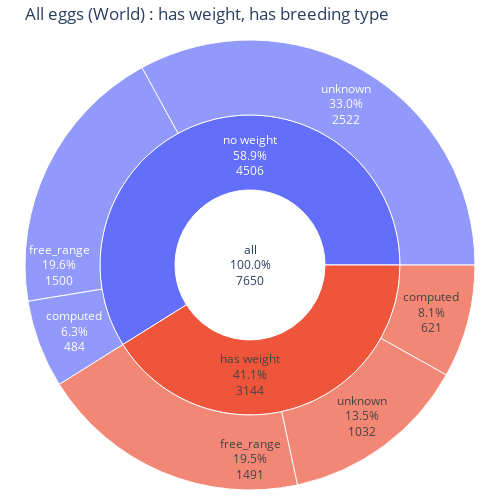

Notebook code cell kept with this figure:
### Code cell
fig = px.sunburst(
    eggs,
    path=[px.Constant("all"), 'has_egg_weight_s', 'has_breeding_type']
)

fig.update_traces(
    texttemplate="%{label}<br>%{percentRoot:.1%}<br>%{value}",
    textfont=dict(size=12),
    insidetextorientation='horizontal'

)

fig.update_layout(
    title = "All eggs (World) : has weight, has breeding type",
    width=500,
    height=500,
    margin=dict(t=40, l=10, r=10, b=10)
)

fig.show()

### Figure 1 — Plotly figure (JSON) as saved in the notebook; plotly's stock layout.template omitted (floating-point values rounded to 4 significant figures)
{"data": [{"branchvalues": "total", "domain": {"x": [0, 1], "y": [0, 1]}, "hovertemplate": "labels=%{label}<br>count=%{value}<br>parent=%{parent}<br>id=%{id}<extra></extra>", "ids": ["all/has weight/unknown", "all/no weight/unknown", "all/has weight/free_range", "all/no weight/free_range", "all/has weight/computed", "all/no weight/computed", "all/has weight", "all/no weight", "all"], "insidetextorientation": "horizontal", "labels": ["unknown", "unknown", "free_range", "free_range", "computed", "computed", "has weight", "no weight", "all"], "name": "", "parents": ["all/has weight", "all/no weight", "all/has weight", "all/no weight", "all/has weight", "all/no weight", "all", "all", ""], "textfont": {"size": 12}, "texttemplate": "%{label}<br>%{percentRoot:.1%}<br>%{value}", "type": "sunburst", "values": [1032, 2522, 1491, 1500, 621, 484, 3144, 4506, 7650]}], "layout": {"height": 500, "legend": {"tracegroupgap": 0}, "margin": {"b": 10, "l": 10, "r": 10, "t": 40}, "title": {"text": "All eggs (World) : has weight, has breeding type"}, "width": 500}}
